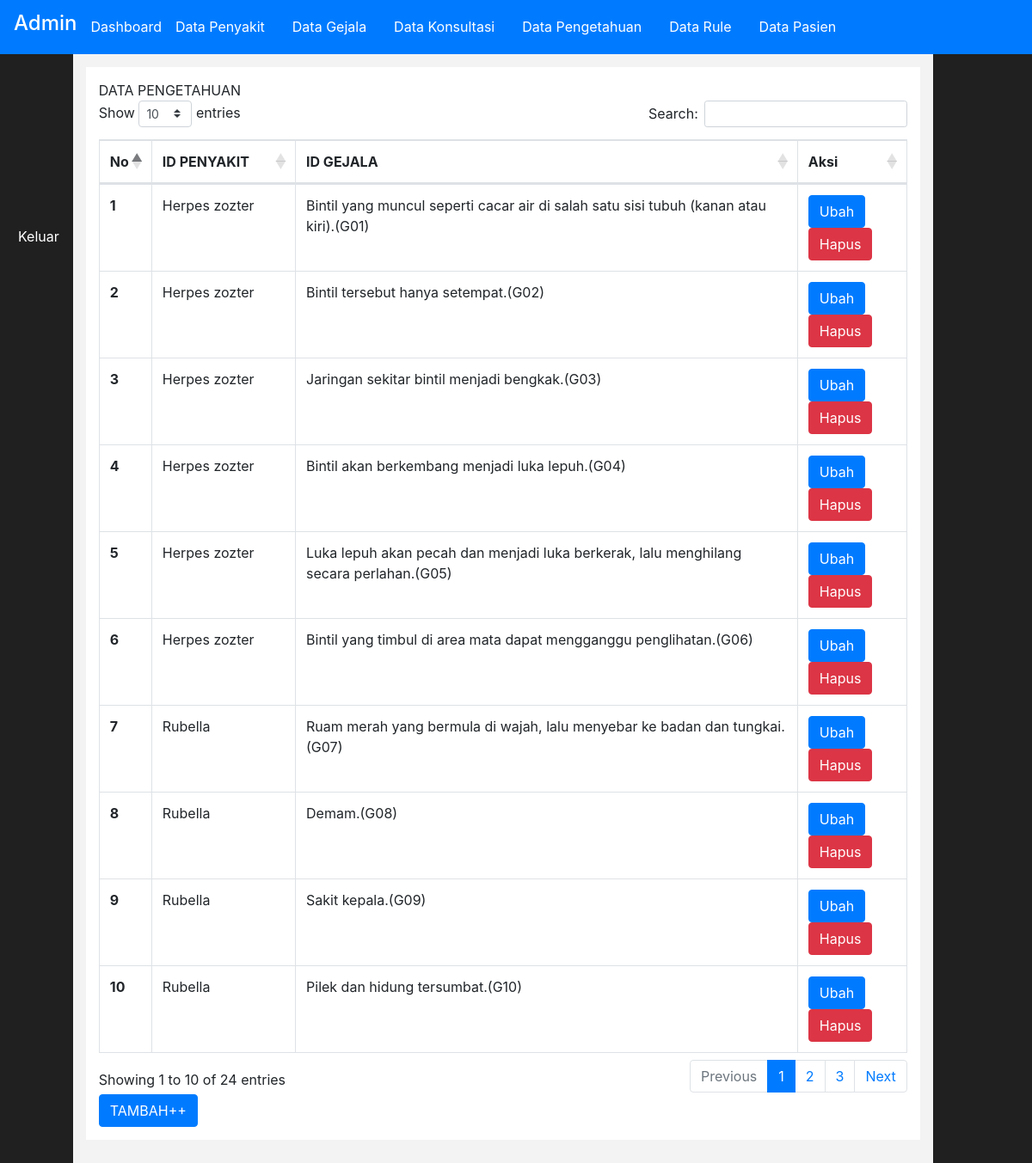
/admin/index.php?halaman=pengetahuan (signed in), run on the app's committed database.
### tables this page shows
CREATE TABLE `pengetahuan` (
  `id_pengetahuan` int(11) NOT NULL,
  `id_penyakit` int(11) NOT NULL,
  `id_gejala` int(11) NOT NULL
);

CREATE TABLE `penyakit` (
  `id_penyakit` int(11) NOT NULL,
  `kd_penyakit` varchar(11) NOT NULL,
  `nama_penyakit` varchar(255) NOT NULL,
  `deskripsi_penyakit` text NOT NULL,
  `saran_penyakit` text NOT NULL
);

CREATE TABLE `gejala` (
  `id_gejala` int(11) NOT NULL,
  `nama_gejala` varchar(255) NOT NULL
);

### config/class.php (called while the page is built, shortened)
<?php
$mysqli = new mysqli("localhost" , "root" , "" ,"pta-mufti-uji");
 class pengetahuan
 {
 	public $koneksi;
 	public function __construct($mysqli)
 	{
 		$this->koneksi = $mysqli;
 	}
 	function tampilpengetahuan()
 	{
 		$data = array();
 		$ambil = $this->koneksi->query("SELECT * FROM pengetahuan
 			JOIN penyakit ON penyakit.id_penyakit=pengetahuan.id_penyakit
 			JOIN gejala ON gejala.id_gejala=pengetahuan.id_gejala");
 		while($pecah = $ambil->fetch_assoc())
 		{
 			$data[] =$pecah;
 		}
 		return $data;
 	}
 }
 $pengetahuan = new pengetahuan($mysqli);
 ?>

### admin/pengetahuan/datapengetahuan.php (the view)
DATA PENGETAHUAN
<?php
$datapengetahuan = $pengetahuan->tampilpengetahuan();
 ?>
<div class="table-responsive">
	<table class="table table-bordered" id= 'datatables'>
  <thead class="">
    <tr>
      <th scope="col">No</th>
      <th scope="col">ID PENYAKIT</th>
      <th scope="col">ID GEJALA</th>
      <th scope="col">Aksi</th>
    </tr>
  </thead>
  <tbody>
  	<?php foreach ($datapengetahuan as $key => $value):?>
  	  <tr>
      <th scope="row"> <?php echo $key+1; ?></th>
      <td><?php echo  $value['nama_penyakit']?></td>
      <td><?php echo  $value['nama_gejala']?></td>
            <td>
      	<a class="btn btn-primary" href="index.php?halaman=ubahpengetahuan&id=<?php echo $value['id_pengetahuan'] ?>">Ubah</a>
      	<a class="btn btn-danger" href="index.php?halaman=hapuspengetahuan&id=<?php echo $value['id_pengetahuan']; ?>">Hapus</a>
      </td>
    </tr>
  	<?php endforeach?>
  </tbody>
</table>
</div>
<a class="btn btn-primary" href="index.php?halaman=tambahpengetahuan">TAMBAH++</a>

### data on the page
pengetahuan: id_penyakit.nama_penyakit "Herpes zozter", id_gejala.nama_gejala "Bintil yang muncul seperti cacar air di salah satu sisi tubuh (kanan atau kiri).(G01)"
pengetahuan: id_penyakit.nama_penyakit "Herpes zozter", id_gejala.nama_gejala "Bintil tersebut hanya setempat.(G02)"
pengetahuan: id_penyakit.nama_penyakit "Herpes zozter", id_gejala.nama_gejala "Jaringan sekitar bintil menjadi bengkak.(G03)"
pengetahuan: id_penyakit.nama_penyakit "Herpes zozter", id_gejala.nama_gejala "Bintil akan berkembang menjadi luka lepuh.(G04)"
pengetahuan: id_penyakit.nama_penyakit "Herpes zozter", id_gejala.nama_gejala "Luka lepuh akan pecah dan menjadi luka berkerak, lalu menghilang secara perlahan.(G05)"
pengetahuan: id_penyakit.nama_penyakit "Herpes zozter", id_gejala.nama_gejala "Bintil yang timbul di area mata dapat mengganggu penglihatan.(G06)"
pengetahuan: id_penyakit.nama_penyakit "Rubella", id_gejala.nama_gejala "Ruam merah yang bermula di wajah, lalu menyebar ke badan dan tungkai.(G07)"
pengetahuan: id_penyakit.nama_penyakit "Rubella", id_gejala.nama_gejala "Demam.(G08)"
pengetahuan: id_penyakit.nama_penyakit "Rubella", id_gejala.nama_gejala "Sakit kepala.(G09)"
pengetahuan: id_penyakit.nama_penyakit "Rubella", id_gejala.nama_gejala "Pilek dan hidung tersumbat.(G10)"
